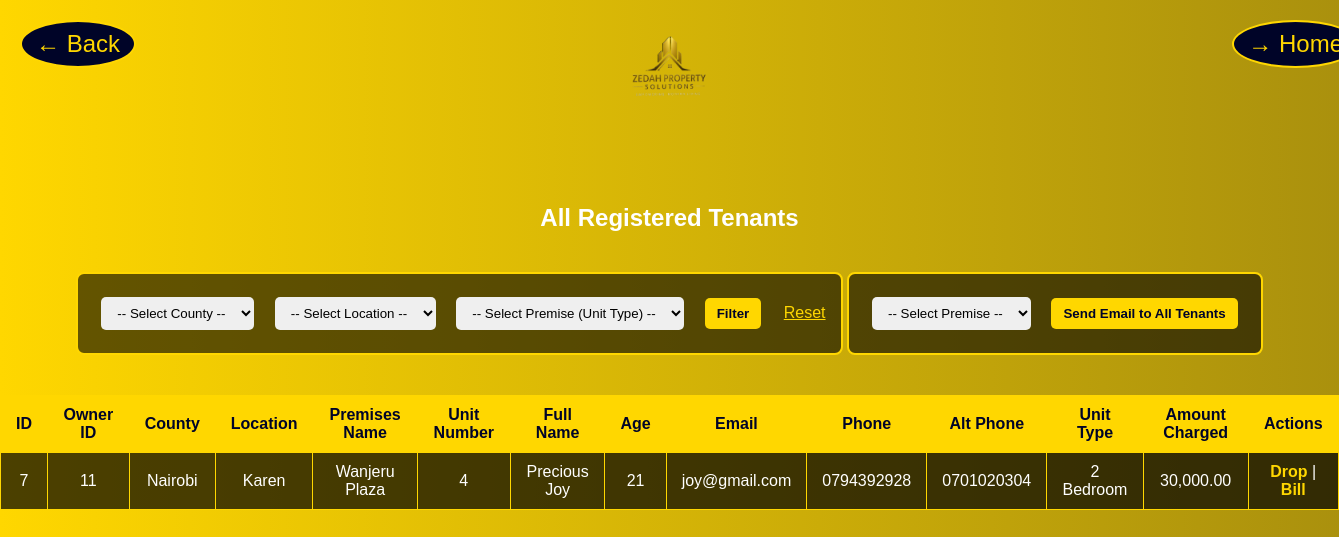
Page /viewall_tenant.php on the committed database.
### tables this page shows
CREATE TABLE `tenants` (
  `id` int(11) NOT NULL,
  `owner_id` int(11) NOT NULL,
  `county` varchar(100) NOT NULL,
  `location` varchar(150) NOT NULL,
  `premises_name` varchar(150) NOT NULL,
  `full_name` varchar(150) NOT NULL,
  `age` int(11) NOT NULL,
  `email` varchar(150) NOT NULL,
  `phone` varchar(20) NOT NULL,
  `alt_phone` varchar(20) DEFAULT NULL,
  `unit_type` varchar(100) NOT NULL,
  `unit_number` varchar(50) NOT NULL,
  `amount_charged` decimal(10,2) NOT NULL,
  `created_at` timestamp NOT NULL DEFAULT current_timestamp()
);

### viewall_tenant.php (the view, shortened to what this page needs)
<!DOCTYPE html>
<html>
<head>
</head>
<body>
<?php
$host = "localhost";
$user = "root";
$password = "";
$database = "housing";
$conn = new mysqli($host, $user, $password, $database);
$where = [];
$whereSQL = count($where) ? "WHERE " . implode(" AND ", $where) : "";
$tenants = $conn->query("SELECT * FROM tenants $whereSQL ORDER BY id DESC");
?>
    <div class="nav-arrows">
        <a href="ownerlogin.html">&#8592; Back</a>
        <a href="index.html">&#8594; Home</a>
    </div>
    <div class="logo">
        <img src="logo.png" alt="Logo" width="100">
    </div>
    <h2>All Registered Tenants</h2>
    <form method="get" class="filter-form">
        <select name="county" onchange="this.form.submit()">
            <option value="">-- Select County --</option>
        </select>
        <select name="location">
            <option value="">-- Select Location --</option>
        </select>
        <select name="unit_type">
            <option value="">-- Select Premise (Unit Type) --</option>
        </select>
        <button type="submit">Filter</button>
        <a href="viewall_tenant.php" style="margin-left:10px;color:gold;">Reset</a>
    </form>
<form method="get" action="email_all_tenants.php" class="filter-form">
    <select name="premises_name" required>
        <option value="">-- Select Premise --</option>
    </select>
    <button type="submit">Send Email to All Tenants</button>
</form>
    <table>
        <tr>
            <th>ID</th>
            <th>Owner ID</th>
            <th>County</th>
            <th>Location</th>
            <th>Premises Name</th>
            <th>Unit Number</th>
            <th>Full Name</th>
            <th>Age</th>
            <th>Email</th>
            <th>Phone</th>
            <th>Alt Phone</th>
            <th>Unit Type</th>
            <th>Amount Charged</th>
            <th>Actions</th>
        </tr>
        <?php if ($tenants->num_rows > 0): ?>
            <?php while ($t = $tenants->fetch_assoc()): ?>
            <tr>
                <td><?= $t['id'] ?></td>
                <td><?= $t['owner_id'] ?></td>
                <td><?= $t['county'] ?></td>
                <td><?= $t['location'] ?></td>
                <td><?= $t['premises_name'] ?></td>
                <td><?= $t['unit_number'] ?></td>
                <td><?= $t['full_name'] ?></td>
                <td><?= $t['age'] ?></td>
                <td><?= $t['email'] ?></td>
                <td><?= $t['phone'] ?></td>
                <td><?= $t['alt_phone'] ?></td>
                <td><?= $t['unit_type'] ?></td>
                <td><?= number_format($t['amount_charged'], 2) ?></td>
                <td>
                    <a href="viewall_tenant.php?drop_tenant=<?= $t['id'] ?>" onclick="return confirm('Remove tenant?')">Drop</a> |
                    <a href="bill_tenant.php?tenant_id=<?= $t['id'] ?>">Bill</a>
                </td>
            </tr>
            <?php endwhile; ?>
        <?php else: ?>
            <tr><td colspan="14">No tenants found.</td></tr>
        <?php endif; ?>
    </table>
</body>
</html>

### viewall_tenant.php (style rules this page uses)
body { margin: 0; font-family: Arial, sans-serif; color: white; text-align: center; background: linear-gradient(270deg, #000428, #000428, #ffd700); background-size: 600% 600%; animation: backgroundShift 10s ease infinite; }
.logo { margin-top: 20px; }
.nav-arrows { position: absolute; top: 20px; width: 100%; display: flex; justify-content: space-between; padding: 0 20px; }
.nav-arrows a { color: gold; font-size: 24px; text-decoration: none; background: #000428; padding: 8px 14px; border-radius: 50%; border: 2px solid gold; transition: 0.3s; }
h2 { margin-top: 80px; }
table { margin: 20px auto; border-collapse: collapse; background: rgba(0,0,0,0.7); min-width: 95%; }
table th, table td { border: 1px solid gold; padding: 10px 15px; }
table th { background: gold; color: #000428; }
table a { color: gold; text-decoration: none; font-weight: bold; }
.filter-form { margin: 20px auto; text-align: center; background: rgba(0,0,0,0.6); padding: 15px; border-radius: 8px; display: inline-block; border: 2px solid gold; }
.filter-form select, .filter-form button { margin: 8px; padding: 8px 12px; border-radius: 5px; border: none; }
.filter-form button { background: gold; color: #000428; font-weight: bold; cursor: pointer; }

### rows in the picture
tenants: id "7", owner "11", county "Nairobi", location "Karen", premises_name "Wanjeru Plaza", unit_number "4", full_name "Precious Joy", age "21", email "joy@gmail.com", phone "0794392928", alt_phone "0701020304", unit_type "2 Bedroom", amount_charged "30,000.00"
